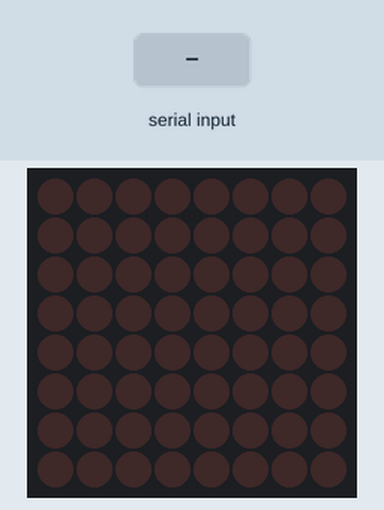
Bench run of a sketch on a simulated Arduino Uno, built with avr-gcc and run on an emulated ATmega328P. Parts: 8×8 LED matrix. The test bench sets the inputs (shaded band).

Above: at 1.2 s.
1.3 s: "MIDDLE\n" received over Serial
At 2.3 s:
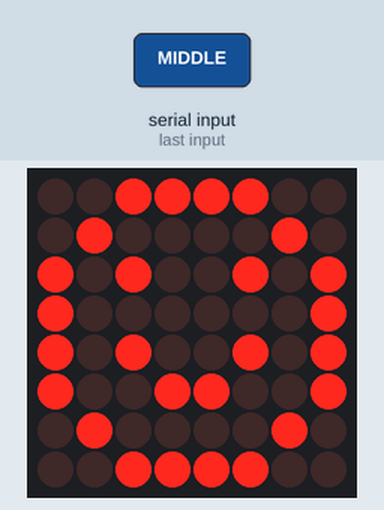
2.8 s: "90,45\n" received over Serial
At 3.4 s:
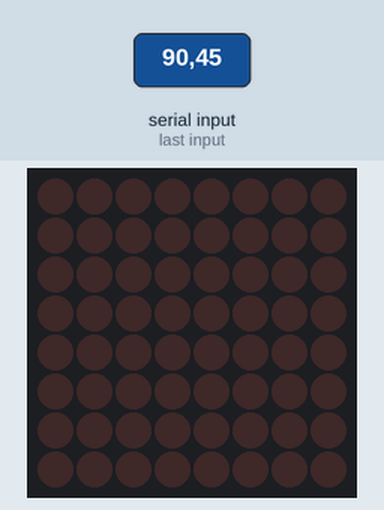
4.3 s: "5\n" received over Serial
At 5.5 s:
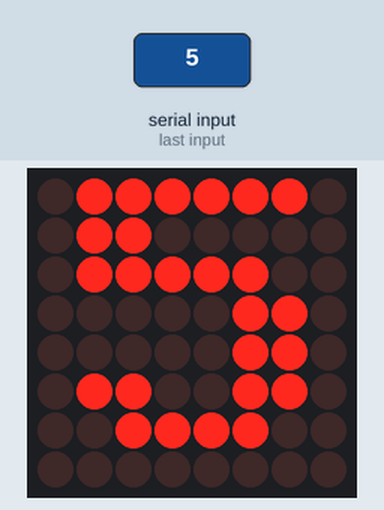
5.8 s: "30,150\n" received over Serial
At 6.9 s:
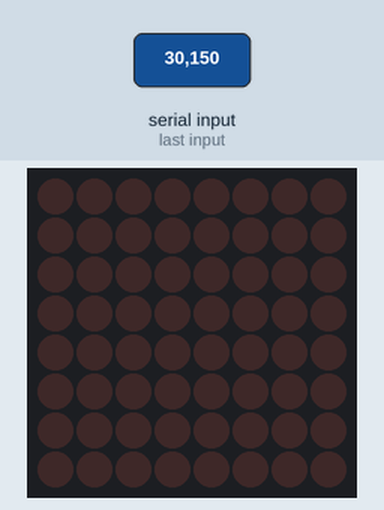
Timing chart, 0 to 8.3 s (numbered marks = the images above; inputs shaded):
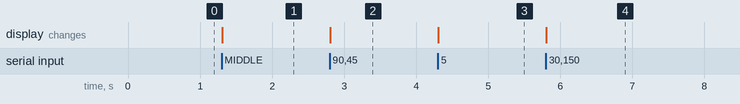

Measured:
- after the input at 1.3 s, the display: changes at once (image 1)
- after the input at 2.8 s, the display: changes at once (image 2)
- after the input at 4.3 s, the display: changes at once (image 3)
- after the input at 5.8 s, the display: changes at once (image 4)

The sketch:

hand_gesture_recognition_8x8_matrix.ino
```cpp
#include <LedControl.h>

// DIN, CLK, CS, # of devices
LedControl lc = LedControl(11, 13, 10, 1);

// Digits 0–5 and smiley face
byte symbols[7][8] = {
  // 0
  {0x3C, 0x66, 0x6E, 0x76, 0x66, 0x66, 0x3C, 0x00},
  // 1
  {0x18, 0x38, 0x18, 0x18, 0x18, 0x18, 0x7E, 0x00},
  // 2
  {0x3C, 0x66, 0x06, 0x0C, 0x30, 0x60, 0x7E, 0x00},
  // 3
  {0x3C, 0x66, 0x06, 0x1C, 0x06, 0x66, 0x3C, 0x00},
  // 4
  {0x0C, 0x1C, 0x3C, 0x6C, 0x7E, 0x0C, 0x0C, 0x00},
  // 5
  {0x7E, 0x60, 0x7C, 0x06, 0x06, 0x66, 0x3C, 0x00},
  // 😊 Smiley Face
  {0x3C, 0x42, 0xA5, 0x81, 0xA5, 0x99, 0x42, 0x3C}
};

String input;

void setup() {
  Serial.begin(9600);
  lc.shutdown(0, false);
  lc.setIntensity(0, 8);
  lc.clearDisplay(0);
}

void loop() {
  if (Serial.available()) {
    input = Serial.readStringUntil('\n');
    input.trim();

    if (input == "MIDDLE") {
      showSymbol(symbols[6]);  // Smiley
    } else {
      int num = input.toInt();
      if (num >= 0 && num <= 5) {
        showSymbol(symbols[num]);
      } else {
        lc.clearDisplay(0);  // Invalid input → clear
      }
    }
  }
}

void showSymbol(byte symbol[8]) {
  for (int row = 0; row < 8; row++) {
    lc.setRow(0, row, symbol[row]);
  }
}
```
